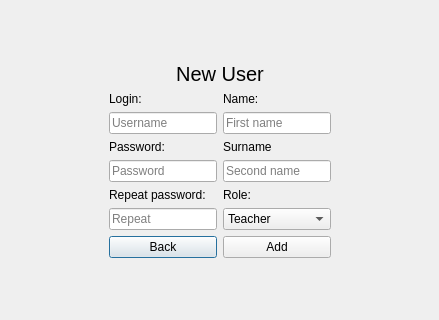
<?xml version="1.0" encoding="UTF-8"?>
<ui version="4.0">
 <class>AddNewUserWindow</class>
 <widget class="QDialog" name="AddNewUserWindow">
  <property name="geometry">
   <rect>
    <x>0</x>
    <y>0</y>
    <width>439</width>
    <height>320</height>
   </rect>
  </property>
  <property name="windowTitle">
   <string>Dialog</string>
  </property>
  <layout class="QGridLayout" name="gridLayout_2">
   <item row="0" column="1">
    <spacer name="verticalSpacer_2">
     <property name="orientation">
      <enum>Qt::Vertical</enum>
     </property>
     <property name="sizeHint" stdset="0">
      <size>
       <width>20</width>
       <height>82</height>
      </size>
     </property>
    </spacer>
   </item>
   <item row="1" column="0">
    <spacer name="horizontalSpacer_2">
     <property name="orientation">
      <enum>Qt::Horizontal</enum>
     </property>
     <property name="sizeHint" stdset="0">
      <size>
       <width>88</width>
       <height>20</height>
      </size>
     </property>
    </spacer>
   </item>
   <item row="1" column="1">
    <layout class="QGridLayout" name="gridLayout">
     <item row="2" column="0" colspan="2">
      <layout class="QHBoxLayout" name="horizontalLayout_2">
       <item>
        <widget class="QPushButton" name="pushBtnCancel">
         <property name="text">
          <string>Back</string>
         </property>
        </widget>
       </item>
       <item>
        <widget class="QPushButton" name="pushBtnOk">
         <property name="text">
          <string>Add</string>
         </property>
        </widget>
       </item>
      </layout>
     </item>
     <item row="1" column="0">
      <layout class="QVBoxLayout" name="verticalLayout">
       <item>
        <widget class="QLabel" name="label">
         <property name="text">
          <string>Login:</string>
         </property>
        </widget>
       </item>
       <item>
        <widget class="QLineEdit" name="lineEditlogin">
         <property name="placeholderText">
          <string>Username</string>
         </property>
        </widget>
       </item>
       <item>
        <widget class="QLabel" name="label_2">
         <property name="text">
          <string>Password:</string>
         </property>
        </widget>
       </item>
       <item>
        <widget class="QLineEdit" name="lineEditpass">
         <property name="echoMode">
          <enum>QLineEdit::PasswordEchoOnEdit</enum>
         </property>
         <property name="placeholderText">
          <string>Password</string>
         </property>
        </widget>
       </item>
       <item>
        <widget class="QLabel" name="label_6">
         <property name="text">
          <string>Repeat password:</string>
         </property>
        </widget>
       </item>
       <item>
        <widget class="QLineEdit" name="lineEditrepeatpass">
         <property name="text">
          <string/>
         </property>
         <property name="echoMode">
          <enum>QLineEdit::PasswordEchoOnEdit</enum>
         </property>
         <property name="placeholderText">
          <string>Repeat</string>
         </property>
        </widget>
       </item>
      </layout>
     </item>
     <item row="1" column="1">
      <layout class="QVBoxLayout" name="verticalLayout_2">
       <item>
        <widget class="QLabel" name="label_3">
         <property name="text">
          <string>Name:</string>
         </property>
        </widget>
       </item>
       <item>
        <widget class="QLineEdit" name="nameEdit">
         <property name="placeholderText">
          <string>First name</string>
         </property>
        </widget>
       </item>
       <item>
        <widget class="QLabel" name="label_4">
         <property name="text">
          <string>Surname</string>
         </property>
        </widget>
       </item>
       <item>
        <widget class="QLineEdit" name="surnameEdit">
         <property name="placeholderText">
          <string>Second name</string>
         </property>
        </widget>
       </item>
       <item>
        <widget class="QLabel" name="label_5">
         <property name="text">
          <string>Role:</string>
         </property>
        </widget>
       </item>
       <item>
        <widget class="QComboBox" name="comboBox">
         <item>
          <property name="text">
           <string>Teacher</string>
          </property>
         </item>
         <item>
          <property name="text">
           <string>Administrator</string>
          </property>
         </item>
        </widget>
       </item>
      </layout>
     </item>
     <item row="0" column="0" colspan="2">
      <widget class="QLabel" name="label_7">
       <property name="font">
        <font>
         <pointsize>15</pointsize>
        </font>
       </property>
       <property name="text">
        <string>New User</string>
       </property>
       <property name="alignment">
        <set>Qt::AlignCenter</set>
       </property>
      </widget>
     </item>
    </layout>
   </item>
   <item row="1" column="2">
    <spacer name="horizontalSpacer">
     <property name="orientation">
      <enum>Qt::Horizontal</enum>
     </property>
     <property name="sizeHint" stdset="0">
      <size>
       <width>87</width>
       <height>20</height>
      </size>
     </property>
    </spacer>
   </item>
   <item row="2" column="1">
    <spacer name="verticalSpacer">
     <property name="orientation">
      <enum>Qt::Vertical</enum>
     </property>
     <property name="sizeHint" stdset="0">
      <size>
       <width>20</width>
       <height>82</height>
      </size>
     </property>
    </spacer>
   </item>
  </layout>
 </widget>
 <resources/>
 <connections/>
</ui>
